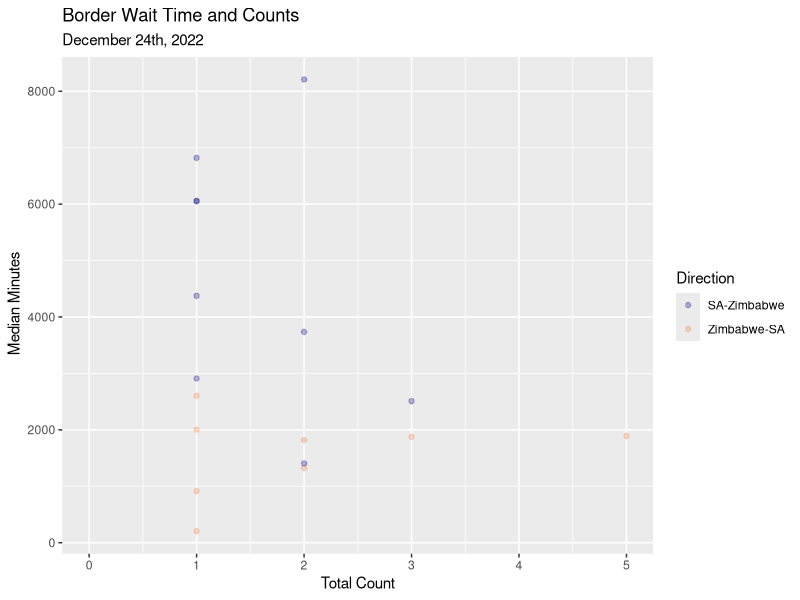
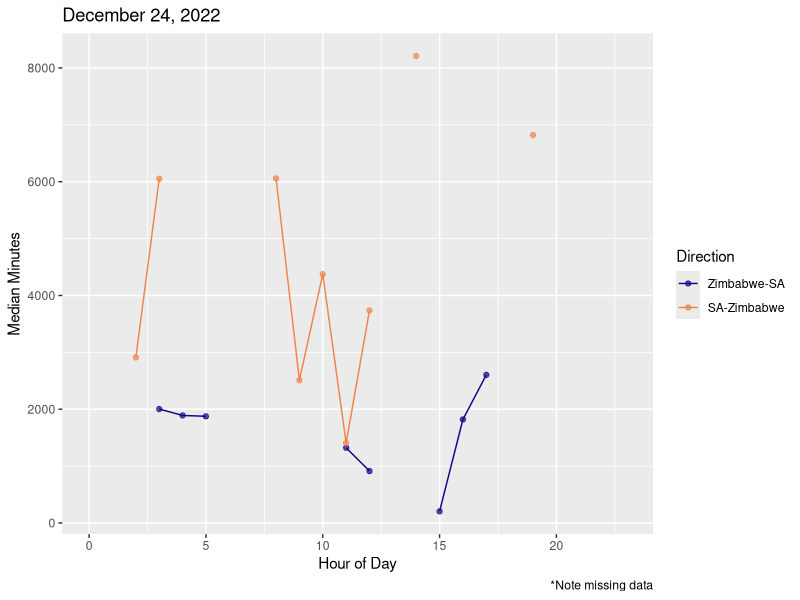
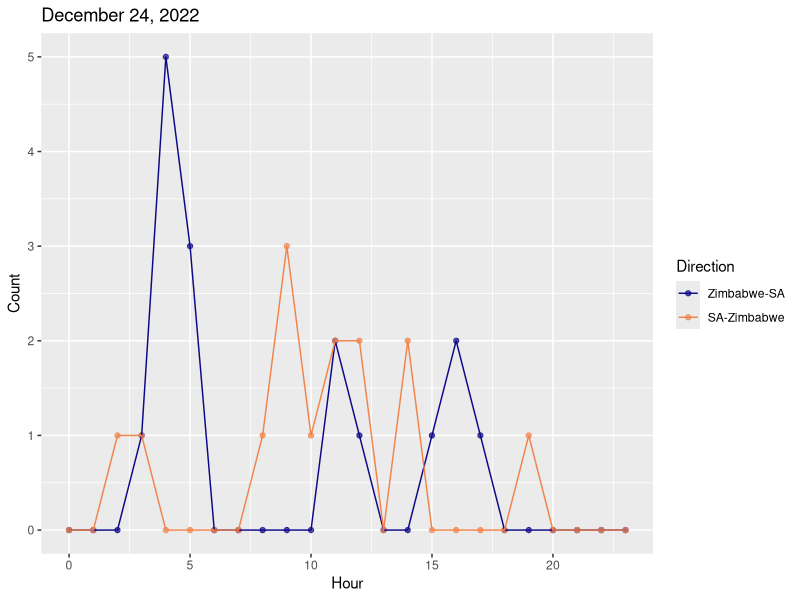
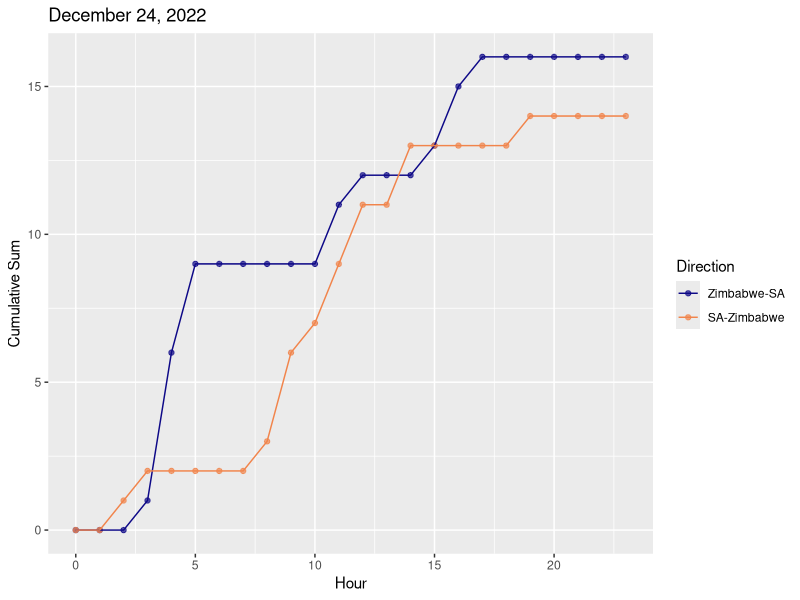
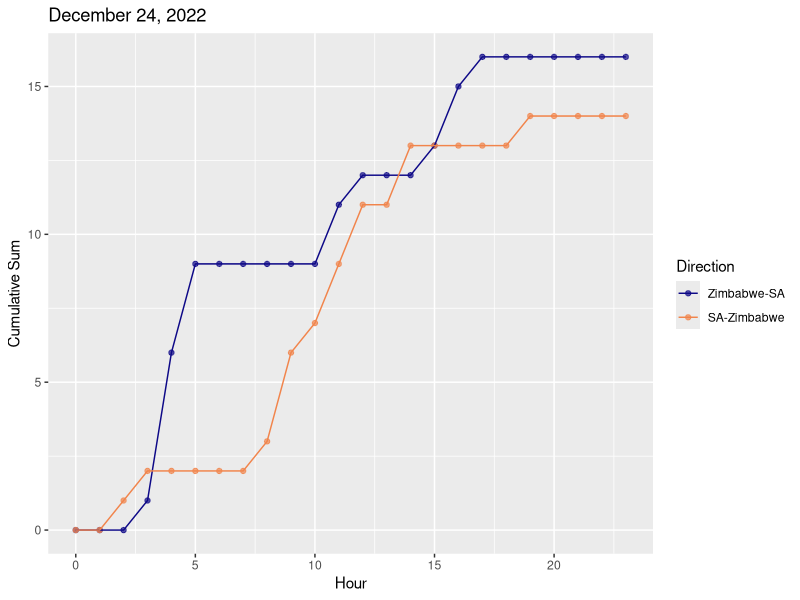
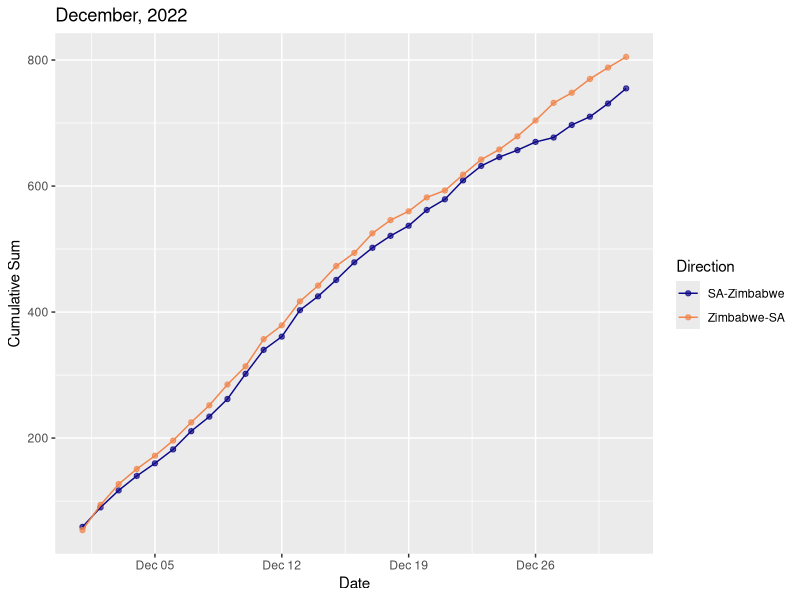
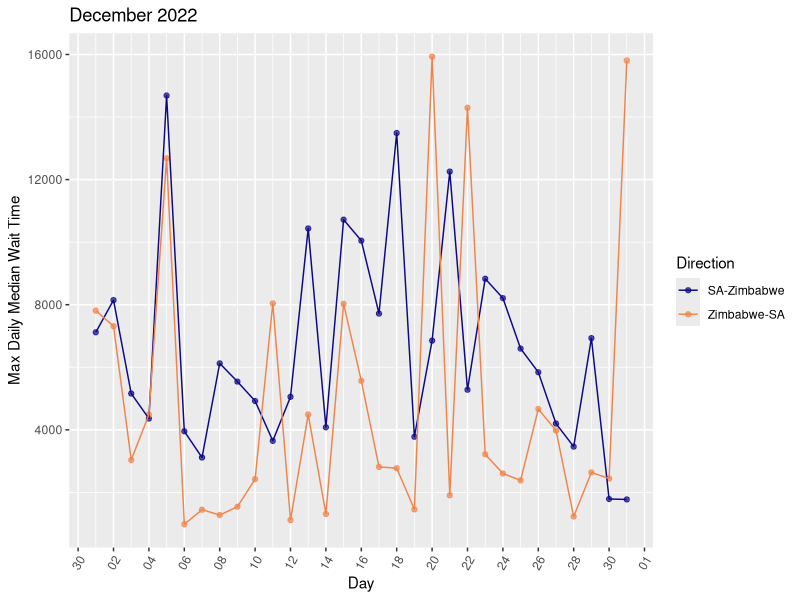
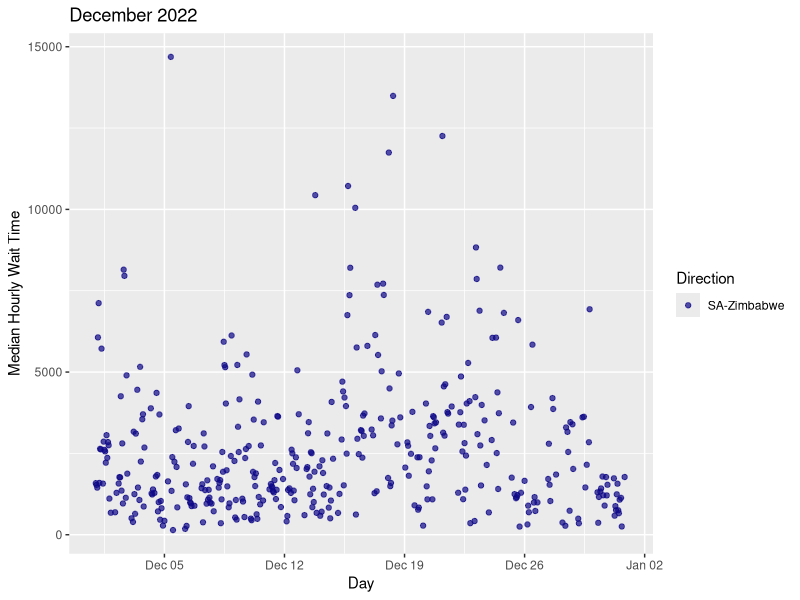

R code for these plots, in order:
## ---- chunk 1
library(readr)
library(dplyr)
library(lubridate)
library(tidyverse)
library(stringr)
## ---- chunk 2
important_dates = read_csv("../data/raw/beitbridge_dates_of_interest.csv")

border_data = read_csv("../data/processed/Beitbridge_Counts_Wait_Time_2018_2022.csv")
## ---- chunk 3
important_dates = important_dates %>%
  mutate(start_date = mdy(if_else(str_detect(Date, '→'),
                              str_split(important_dates$Date, '→', n=2, simplify = TRUE)[,1],
                              Date)),
         end_date = mdy(if_else(str_detect(Date, '→'),
                              str_split(important_dates$Date, '→', n=2, simplify = TRUE)[,2],
                              Date)))
## ---- chunk 4
border_data$datetime <- ymd_h(paste(border_data$StartDate, border_data$StartHour))
## ---- chunk 5
# Function for selecting a range of dates for border data with StartDate field
get_specific_dates = function(start_date, end_date, data){
  int = interval(ymd(start_date), ymd(end_date))
  df = data %>%
    filter(StartDate %within% int)
  df
}
## ---- chunk 6
# Get December 2022
df = get_specific_dates('2022-12-24', '2022-12-24', border_data)

## ---- chunk 7
start_date = '2022-12-24'
end_date = '2022-12-24'
int = interval(ymd(start_date), ymd(end_date))
important_dates %>% filter(start_date %within% int)
## ---- chunk 8
df %>%
  ggplot(aes(x = Count_Events, y = Median_Minutes, group = Direction, col = Direction)) + 
  geom_point() +
  scale_color_viridis_d(alpha=0.3,option = "plasma", end = .7) +
  labs(y =" Median Minutes", x = "Total Count", title = "Border Wait Time and Counts", subtitle = "December 24th, 2022")
## ---- chunk 9
df %>%
  ggplot(aes(x = StartHour, y = Median_Minutes, group= as_factor(Direction), col = as_factor(Direction))) + 
  geom_point(alpha = 0.7) +
  geom_line()+
  scale_color_viridis_d(option = "plasma", end = .7)+
  labs(x= 'Hour of Day', y = 'Median Minutes', col="Direction", title = 'December 24, 2022', caption = "*Note missing data")
## ---- chunk 10
df %>%
  ggplot(aes(x = StartHour, y = Count_Events, group= as_factor(Direction), col = as_factor(Direction))) + 
  geom_point(alpha = 0.7) +
  geom_line()+
  scale_color_viridis_d(option = "plasma", end = .7)+
  labs(x= 'Hour', y = 'Count', col="Direction", title = 'December 24, 2022')
## ---- chunk 11
df %>% 
  group_by(Direction)%>%
  mutate(cumulative_count = cumsum(Count_Events))%>%
  ggplot(aes(x = StartHour, y = cumulative_count , group= as_factor(Direction), col = as_factor(Direction))) + 
  geom_point(alpha = 0.7) +
  geom_line()+
  scale_color_viridis_d(option = "plasma", end = .7)+
  labs(x= 'Hour', y = 'Cumulative Sum', col="Direction", title = 'December 24, 2022')
## ---- chunk 12
df %>% 
  group_by(Direction)%>%
  mutate(cumulative_count = cumsum(Count_Events))%>%
  ggplot(aes(x = StartHour, y = cumulative_count , group= as_factor(Direction), col = as_factor(Direction))) + 
  geom_point(alpha = 0.7) +
  geom_line()+
  scale_color_viridis_d(option = "plasma", end = .7)+
  labs(x= 'Hour', y = 'Cumulative Sum', col="Direction", title = 'December 24, 2022')
## ---- chunk 13
border_data %>%
    filter(year(StartDate)=='2022', month(StartDate)==12)%>%
    group_by(Direction, StartDate)%>%
    arrange(Direction, StartDate)%>%
    summarize(daily_count = sum(Count_Events, na.rm=T))%>%
    mutate(cumulative_sum =  cumsum(daily_count))%>%
  ggplot(aes(x = StartDate, y = cumulative_sum , group= as_factor(Direction), col = as_factor(Direction))) + 
  geom_point(alpha = 0.7) +
  geom_line()+
  scale_color_viridis_d(option = "plasma", end = .7)+
  labs(x= 'Date', y = 'Cumulative Sum', col="Direction", title = 'December, 2022')
## ---- chunk 14
border_data %>%
  filter(year(StartDate)=='2022', month(StartDate)==12)%>%
  group_by(StartDate, Direction)%>%
  summarize(max_median = max(Median_Minutes,na.rm=T))%>%
  ggplot(aes(x=StartDate,y = max_median, group= as_factor(Direction), col = as_factor(Direction))) + 
  geom_point(alpha = 0.7) +
  geom_line()+
  scale_color_viridis_d(option = "plasma", end = .7)+
  scale_x_date(date_labels = "%d",date_breaks = '2 days', limits =c(as_date('2022-12-01'),as_date('2022-12-31') )) +
  theme(axis.text.x=element_text(angle=60, hjust=1)) +
  labs(x= 'Day', y = 'Max Daily Median Wait Time', col="Direction", title = 'December 2022')
## ---- chunk 15
border_data %>%
    filter(Direction == 'SA-Zimbabwe')%>%
    filter(year(StartDate)=='2022', month(StartDate)==12)%>%
    ggplot(aes(x=datetime, y=Median_Minutes, group=as_factor(Direction), col=as_factor(Direction)))+
    geom_point(alpha = 0.7) +
    #geom_line()+
    labs(x= 'Day', y = 'Median Hourly Wait Time', col="Direction", title = 'December 2022')+
    scale_color_viridis_d(option = "plasma", end = .7)
## ---- chunk 16
border_data %>%
    filter(Direction == 'Zimbabwe-SA')%>%
    filter(year(StartDate)=='2022', month(StartDate)==12)%>%
    ggplot(aes(x=datetime, y=Median_Minutes, group=as_factor(Direction), col=as_factor(Direction)))+
    geom_point(alpha = 0.7) +
    #geom_line()+
    labs(x= 'Day', y = 'Median Hourly Wait Time', col="Direction", title = 'December 2022')+
    scale_color_viridis_d(option = "magma", end = .7)
## ---- chunk 17
border_data %>%
  filter(year(StartDate)=='2022', month(StartDate)==12)%>%
  group_by(StartDate, Direction)%>%
  summarize(Total_Count= sum(Count_Events,na.rm=T))%>%
  ggplot(aes(x=StartDate,y = Total_Count, group= as_factor(Direction), col = as_factor(Direction))) + 
  geom_point(alpha = 0.7) +
  geom_line()+
  scale_color_viridis_d(option = "plasma", end = .7)+
  labs(x= 'Day', y = 'Total Count', col="Direction", title = 'December 2022')
